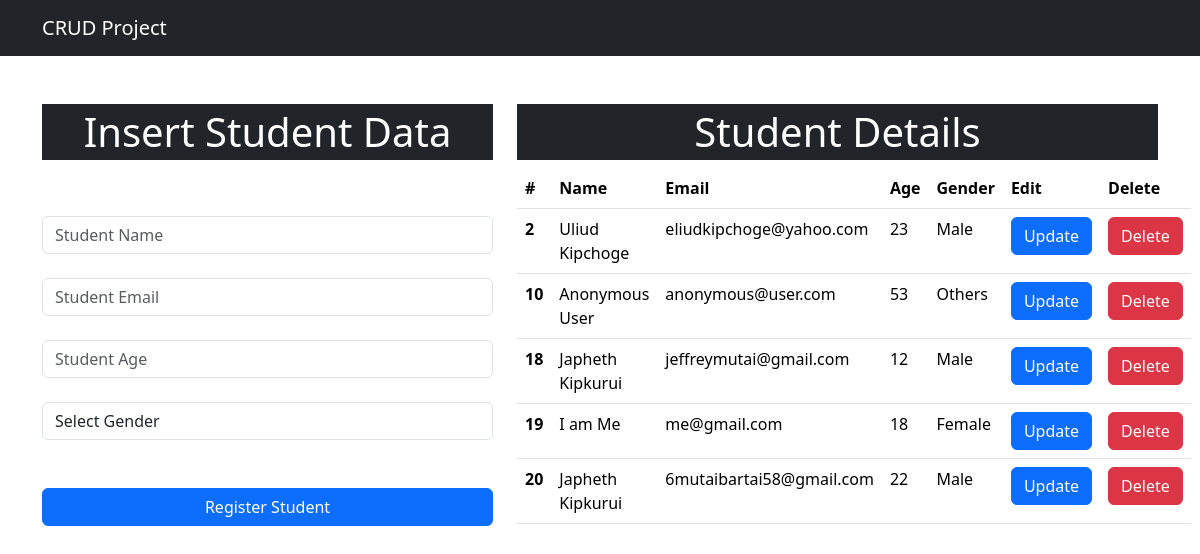
The page / on the database its author committed.
### app/models.py (models this page shows, shortened)
class Student(models.Model):
    name = models.CharField(max_length=50, blank=False, null=False)
    email = models.EmailField()
    age = models.IntegerField()
    gender = models.CharField(max_length=25, blank=False, null=False)

### app/views.py (the view)
# urls.py: path('', views.index, name='index'),
def index(request):
    data = Student.objects.all()
    context = {"data":data}
    return render(request, 'index.html', context)

### templates/index.html (shortened to what this page needs)
<!DOCTYPE html>
<html lang="en">
  <head>
    <link
      href="https://cdn.jsdelivr.net/npm/bootstrap@5.3.2/dist/css/bootstrap.min.css"
      rel="stylesheet"
    />
  </head>
  <body>
    <nav class="navbar navbar-expand-lg navbar-dark bg-dark">
      <div class="container-md text-center">
        <a class="navbar-brand" href="/">CRUD Project</a>
      </div>
    </nav>
    <div class="container mt-5">
      <div class="row">
        <div class="col-md-5">
          <h1 class="text-white bg-dark text-center p-1">
            Insert Student Data
          </h1>
          <br />
          <form action="/insert" method="post">
            <div class="form-group">
              <input
                type="text"
                name="name"
                placeholder="Student Name"
                required
                class="form-control mt-4"
              />
            </div>
            <div class="form-group">
              <input
                type="email"
                name="email"
                placeholder="Student Email"
                required
                class="form-control mt-4"
              />
            </div>
            <div class="form-group">
              <input
                type="number"
                name="age"
                placeholder="Student Age"
                required
                class="form-control mt-4"
              />
            </div>
            <div class="form-group">
              <select
                name="gender"
                id="gender"
                class="form-control mt-4"
                required
              >
                <option selected>Select Gender</option>
              </select>
            </div>
            <div class="d-grid gap-2 mt-5">
              <button type="submit" class="btn btn-primary">
                Register Student
              </button>
            </div>
          </form>
        </div>
        <div class="col-md-7">
          <h1 class="text-white bg-dark text-center p-1">Student Details</h1>
          <div>
            <table class="table">
              <thead>
                <tr>
                  <th scope="col">#</th>
                  <th scope="col">Name</th>
                  <th scope="col">Email</th>
                  <th scope="col">Age</th>
                  <th scope="col">Gender</th>
                  <th scope="col">Edit</th>
                  <th scope="col">Delete</th>
                </tr>
              </thead>
              <tbody>
                {% for d in data %}
                <tr>
                  <th scope="row">{{d.id}}</th>
                  <td>{{ d.name }}</td>
                  <td>{{ d.email }}</td>
                  <td>{{ d.age }}</td>
                  <td>{{ d.gender }}</td>
                  <td>
                    <a
                      type="button"
                      href="/update/{{d.id}}"
                      class="btn btn-primary"
                      >Update</a
                    >
                  </td>
                  <td>
                    <a
                      type="button"
                      href="/delete/{{d.id}}"
                      class="btn btn-danger"
                      >Delete</a
                    >
                  </td>
                </tr>
                {% endfor %}
              </tbody>
            </table>
          </div>
        </div>
      </div>
    </div>
  </body>
</html>

### rows shown on the page
Student: id "2", name "Uliud Kipchoge", email "eliudkipchoge@yahoo.com", age "23", gender "Male"
Student: id "10", name "Anonymous User", email "anonymous@user.com", age "53", gender "Others"
Student: id "18", name "Japheth Kipkurui", email "jeffreymutai@gmail.com", age "12", gender "Male"
Student: id "19", name "I am Me", email "me@gmail.com", age "18", gender "Female"
Student: id "20", name "Japheth Kipkurui", email "6mutaibartai58@gmail.com", age "22", gender "Male"
